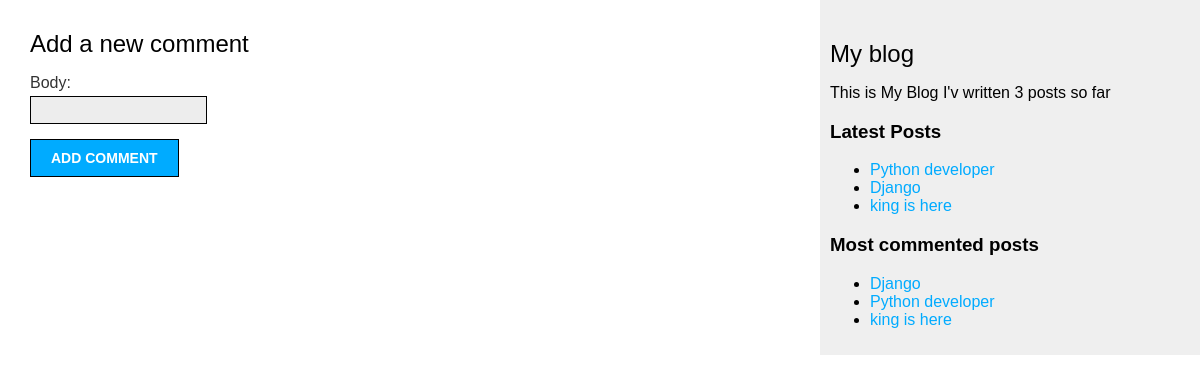
The page /posts/python-developer/comments on the database its author committed.
### blog/models.py (models this page shows, shortened)
class Post(models.Model):
    class Status(models.TextChoices):
        DRAFT = 'DF','Draft'
        PUBLISHED='PB','Published'
    class PublishedManager(models.Manager):
        def get_queryset(self) :
            return super().get_queryset().filter(status=Post.Status.PUBLISHED)
    auther = models.ForeignKey(User,on_delete=models.CASCADE,related_name='blog_posts')
    title = models.CharField(max_length=255)
    slug = models.SlugField(max_length=255,unique_for_date='publish')
    body = models.TextField()
    publish = models.DateTimeField(default=timezone.now())
    created = models.DateTimeField(auto_now_add=True)
    updated = models.DateTimeField(auto_now=True)
    status = models.CharField(max_length=2,choices=Status.choices,default=Status.DRAFT)
    objects = models.Manager()
    published=PublishedManager()
    tags = TaggableManager()
    class Meta:
        ordering = ['-publish']
        indexes = [
            models.Index(fields=['-publish']),
        ]
    def get_absolute_url(self):
        return reverse("blog:post", args=[self.slug])

### blog/views.py (the view)
# urls.py: path('/<slug:post>/comments',post_comments,name='comments'),
def post_comments(request,post):
    user = User.objects.get(id=1)
    post = get_object_or_404(Post,slug=post)
    comment = None
    if request.method == "POST":
        form = CommentsForm(request.POST)
        if form.is_valid():
            comment = form.save(commit=False)
            comment.post = post
            comment.user = user
            comment.save()
    else:
        form = CommentsForm()
    return render(request,'blog/post/comment.html',{'form' : form,'post':post,'comment':comment})

### blog/forms.py
class CommentsForm(forms.ModelForm):
    body = forms.CharField()
    class Meta:
        model = Comments
        fields = ['body']

### blog/templatetags/blog_tags.py (called while the page is built)
@register.simple_tag
def total_posts():
    return Post.published.count()

@register.inclusion_tag('blog/post/latest_posts.html',name='show_latest_posts')
def latest_posts(count=5):
    latest_posts = Post.published.order_by('-publish')[:count]
    return {'latest_posts':latest_posts}

@register.simple_tag
def get_most_commented_posts(count=5):
    return Post.published.annotate(
        total_comments=Count('post_comments')
    ).order_by('-total_comments','-publish')[:count]

### blog/templates/blog/post/comment.html (shortened to what this page needs)
{% extends "blog/base.html" %}
{% block content %}
{% if comment %}
<h2>Your comment has been added.</h2>
<p><a href="{{ post.get_absolute_url }}">Back to the post</a></p>
{% else %}
{% include "blog/post/includes/comment_form.html" %}
{% endif %}
{% endblock %}

### blog/templates/blog/base.html (shortened to what this page needs)
{% load blog_tags %}
{% load static %}
<!DOCTYPE html>
<html lang="en">
<head>
    <link rel="stylesheet" href="{% static 'css/blog.css' %}">
</head>
<body>
    <div id="content">
        {% block content %}
        {% endblock content %}
    </div>
    <div id="sidebar">
        <h2>My blog</h2>
        <p>
            This is My Blog
            I'v written {% total_posts %} posts so far
        <h3>Latest Posts</h3>
        {% show_latest_posts%}
        <h3>Most commented posts</h3>
        {% get_most_commented_posts as most_commentd_posts %}
        <ul>
            {% for post in most_commentd_posts %}
            <li><a href="{{post.get_absolute_url}}">{{post.title}}</a></li>
            {% endfor %}
        </ul>
        </p>
    </div>
</body>
</html>

### blog/templates/blog/post/latest_posts.html
<ul>
    {% for post in latest_posts %}
    <li><a href="{{post.get_absolute_url}}">{{post.title}}</a></li>
    {% endfor %}
</ul>

### blog/static/css/blog.css (style rules this page uses)
body { margin: 0; padding: 0; font-family: helvetica, sans-serif; }
a { color: #00abff; text-decoration: none; }
h2 { font-weight: normal; margin: 30px 0 0; }
#content { float: left; width: 60%; padding: 0 0 0 30px; }
#sidebar { float: right; width: 30%; padding: 10px; background: #efefef; height: 100%; }
label { float: left; clear: both; color: #333; margin-bottom: 4px; }
input, textarea { clear: both; float: left; margin: 0 0 10px; background: #ededed; border: 0; padding: 6px 10px; font-size: 12px; border: 1px solid black; }

### rows shown on the page
Post: title "Python developer"
Post: title "Django"
Post: title "king is here"
